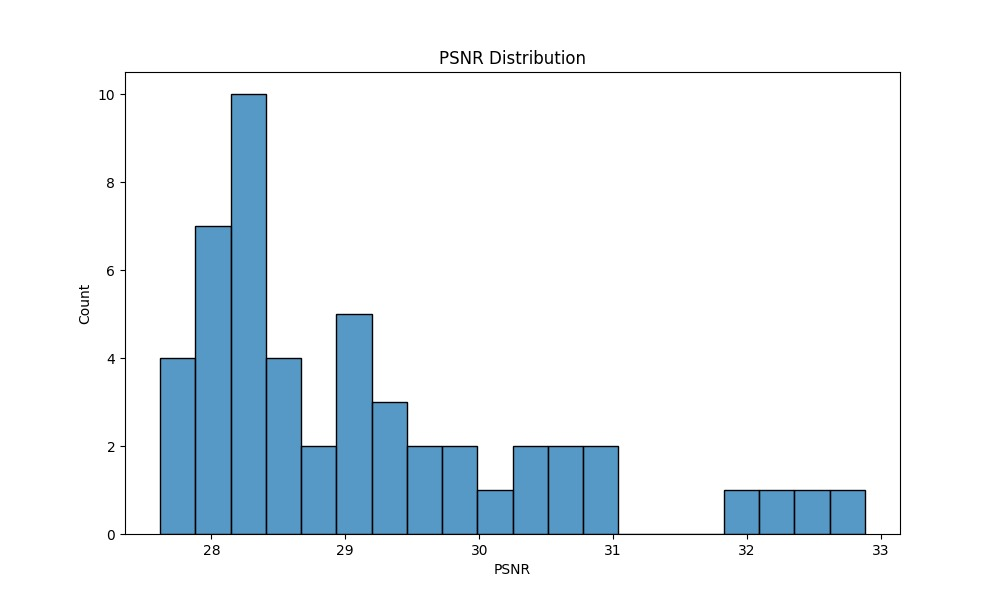
#> input picture figs/psnr_distribution.jpg, 1000 x 600 px
$ python enhance.py --image figs/psnr_distribution.jpg
#> lines starting #> are read from the running program, lines starting #| are printed output that depends on the picture
import cv2
import numpy as np
from PIL import Image, ImageEnhance
import matplotlib.pyplot as plt
import argparse

def enhance_dehazed_image(image_path, clahe_clip_limit, clahe_tile_grid_size, color_enhance_factor):
    # Load image
#> called with image_path = 'figs/psnr_distribution.jpg', clahe_clip_limit = 3, clahe_tile_grid_size = (8, 8), color_enhance_factor = 1.5
    image = cv2.imread(image_path)
#> image is the input picture: shape (600, 1000, 3); mean B, G, R 244, 238.5, 230.4
    if image is None:
        raise FileNotFoundError(f"Image not found at: {image_path}")
    image = cv2.cvtColor(image, cv2.COLOR_BGR2RGB)

    # Apply CLAHE
    lab = cv2.cvtColor(image, cv2.COLOR_RGB2LAB)
#> lab: shape (600, 1000, 3); mean of channels 0, 1, 2 238.8, 127, 124.3
    l, a, b = cv2.split(lab)
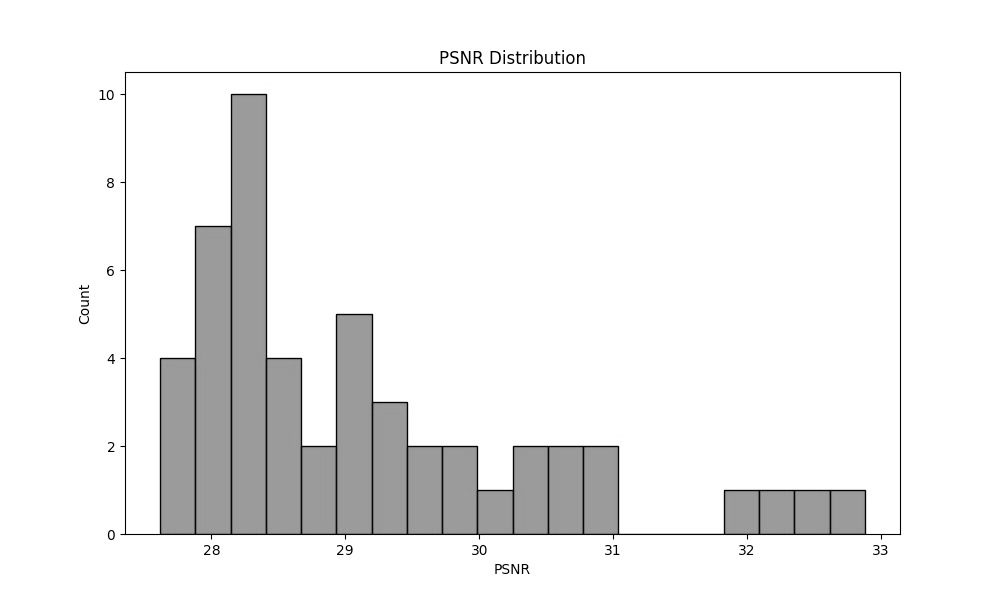
#> l: shape (600, 1000); min 0, max 255, mean 238.8
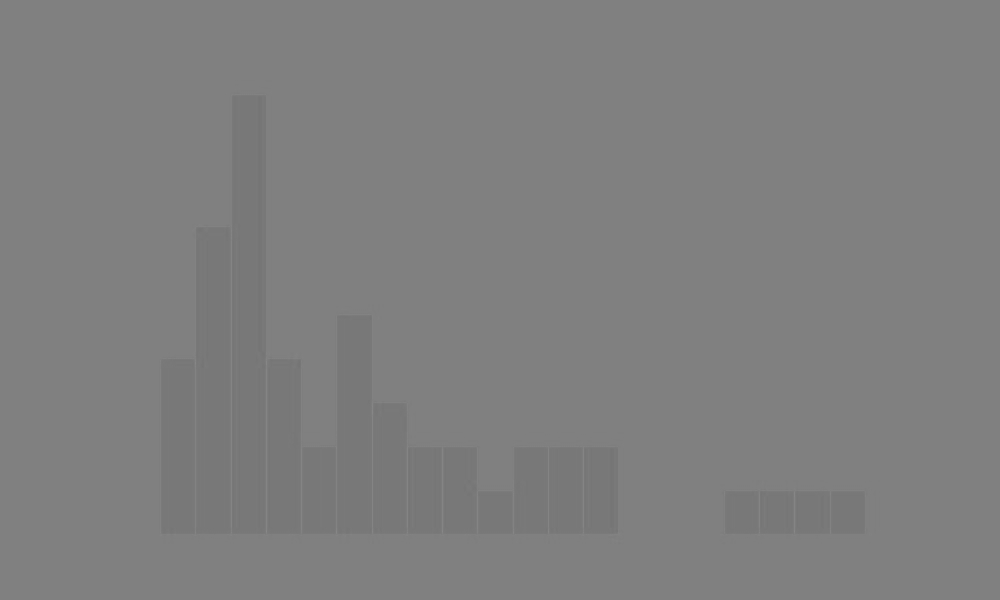
#> a: shape (600, 1000); min 116, max 136, mean 127
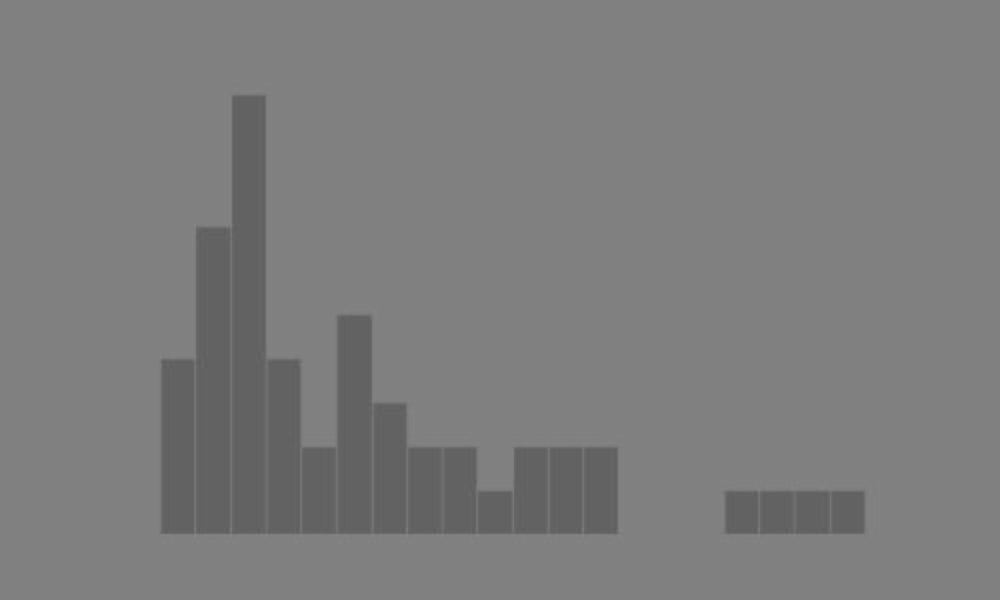
#> b: shape (600, 1000); min 93, max 136, mean 124.3
    clahe = cv2.createCLAHE(clipLimit=clahe_clip_limit, tileGridSize=clahe_tile_grid_size)
    l = clahe.apply(l)
    lab = cv2.merge((l, a, b))
#> lab: shape (600, 1000, 3); mean of channels 0, 1, 2 239.1, 127, 124.3
    enhanced_image = cv2.cvtColor(lab, cv2.COLOR_LAB2RGB)

    # Color enhancement
    pil_image = Image.fromarray(enhanced_image)
    enhancer = ImageEnhance.Color(pil_image)
    color_enhanced = enhancer.enhance(color_enhance_factor)
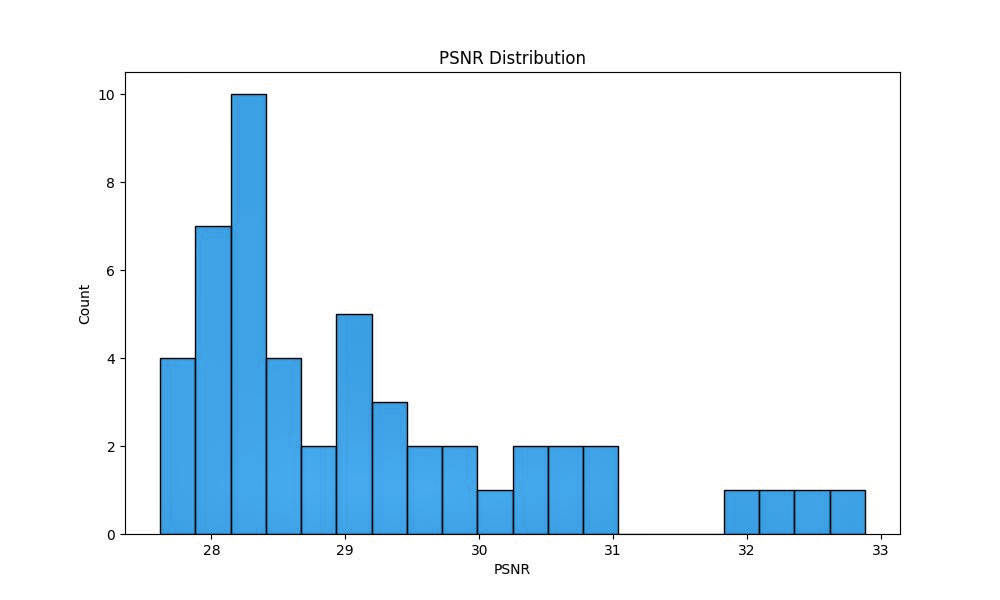
#> color_enhanced: PIL image 1000x600 RGB; mean R, G, B 227.6, 239.7, 248

    # Display
    fig, axes = plt.subplots(1, 2, figsize=(12, 12))
    axes[0].imshow(image)
    axes[0].set_title("Original Dehazed Image")
    axes[0].axis("off")

    axes[1].imshow(color_enhanced)
    axes[1].set_title("Color Enhanced Image")
    axes[1].axis("off")
    plt.tight_layout()
    plt.show()

    return color_enhanced

if __name__ == "__main__":
    parser = argparse.ArgumentParser(description="Enhance a dehazed image using CLAHE and color boost.")
    parser.add_argument('--image', type=str, required=True, help='Path to the dehazed image')
    parser.add_argument('--clip', type=float, default=3.0, help='CLAHE clip limit')
    parser.add_argument('--grid', nargs=2, type=int, default=[8, 8], help='CLAHE tile grid size as two integers')
    parser.add_argument('--color', type=float, default=1.5, help='Color enhancement factor')

    args = parser.parse_args()

    enhance_dehazed_image(
        image_path=args.image,
        clahe_clip_limit=args.clip,
        clahe_tile_grid_size=tuple(args.grid),
        color_enhance_factor=args.color
    )

$ run again, on figs/discriminator.png
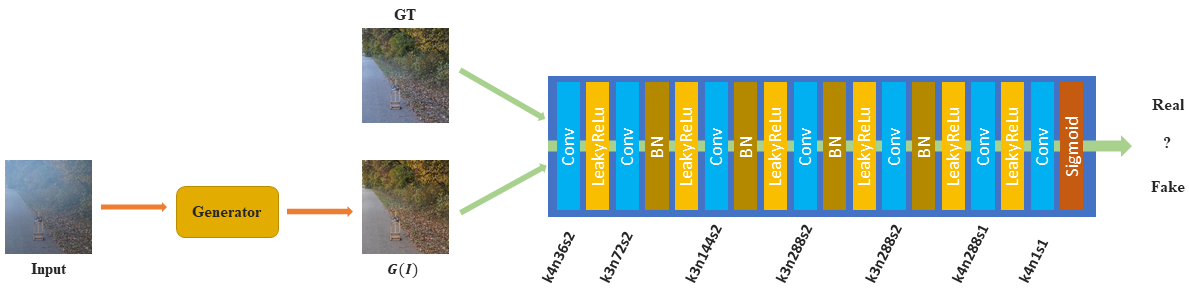
#> input picture figs/discriminator.png, 1189 x 288 px
#> in enhance_dehazed_image, image is the input picture: shape (288, 1189, 3); mean B, G, R 210.6, 218.7, 211.1
#> in enhance_dehazed_image, `l, a, b = cv2.split(lab)`:
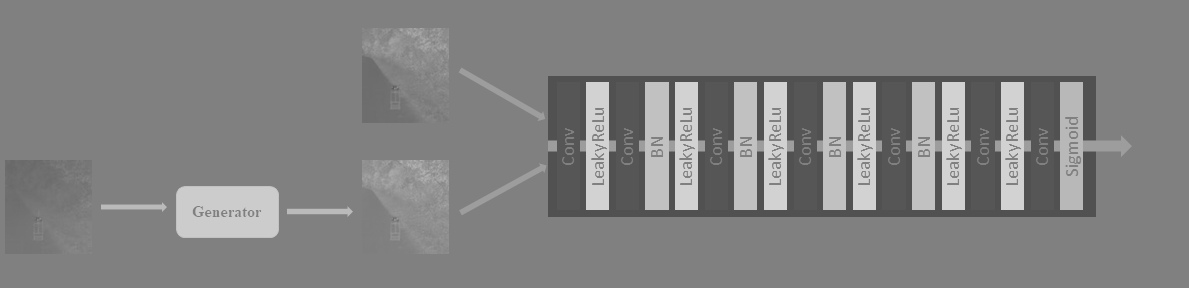
#> b: shape (288, 1189); min 81, max 210, mean 130.5
#> in enhance_dehazed_image, `color_enhanced = enhancer.enhance(color_enhance_factor)`:
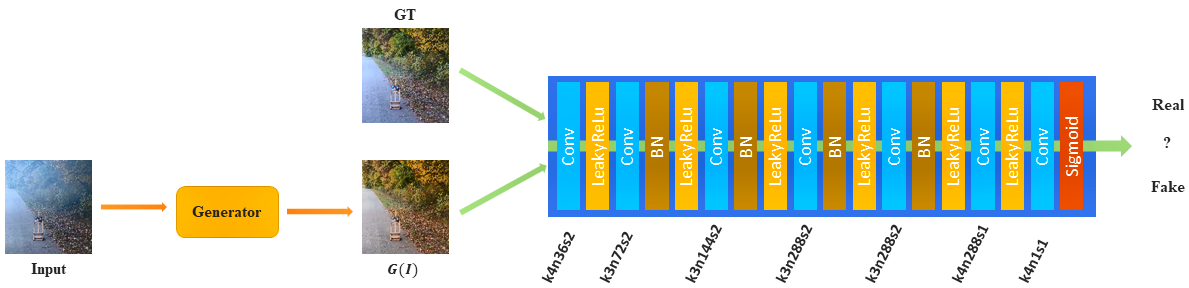
#> color_enhanced: PIL image 1189x288 RGB; mean R, G, B 210.8, 219.1, 213.3

$ run again, on figs/generator.png
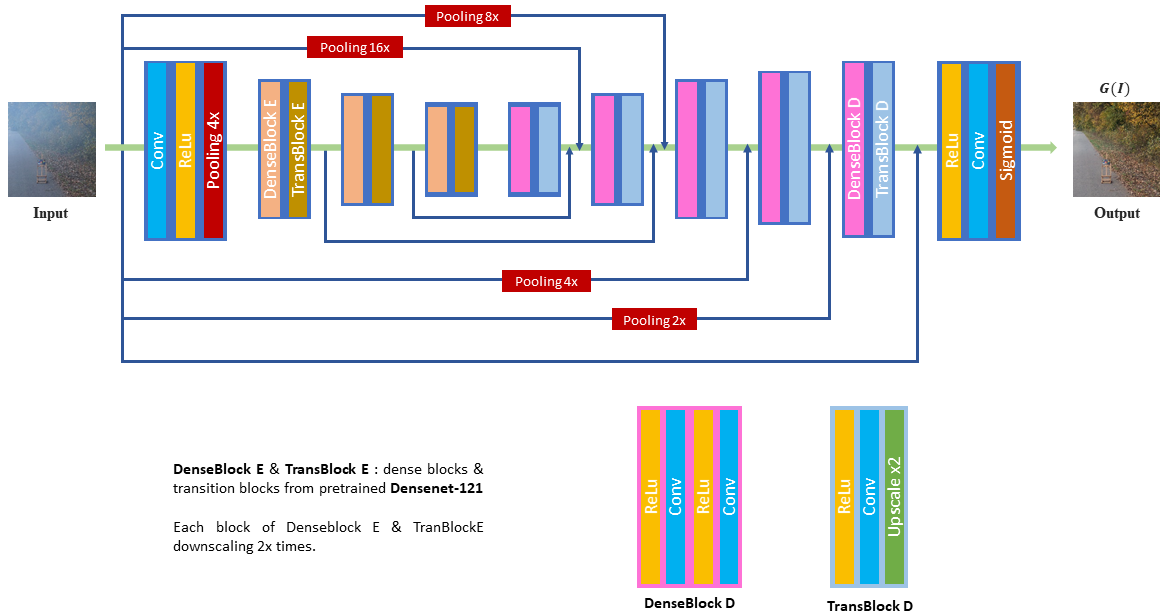
#> input picture figs/generator.png, 1160 x 615 px
#> in enhance_dehazed_image, image is the input picture: shape (615, 1160, 3); mean B, G, R 229.4, 226.9, 228.2
#> in enhance_dehazed_image, `l, a, b = cv2.split(lab)`:
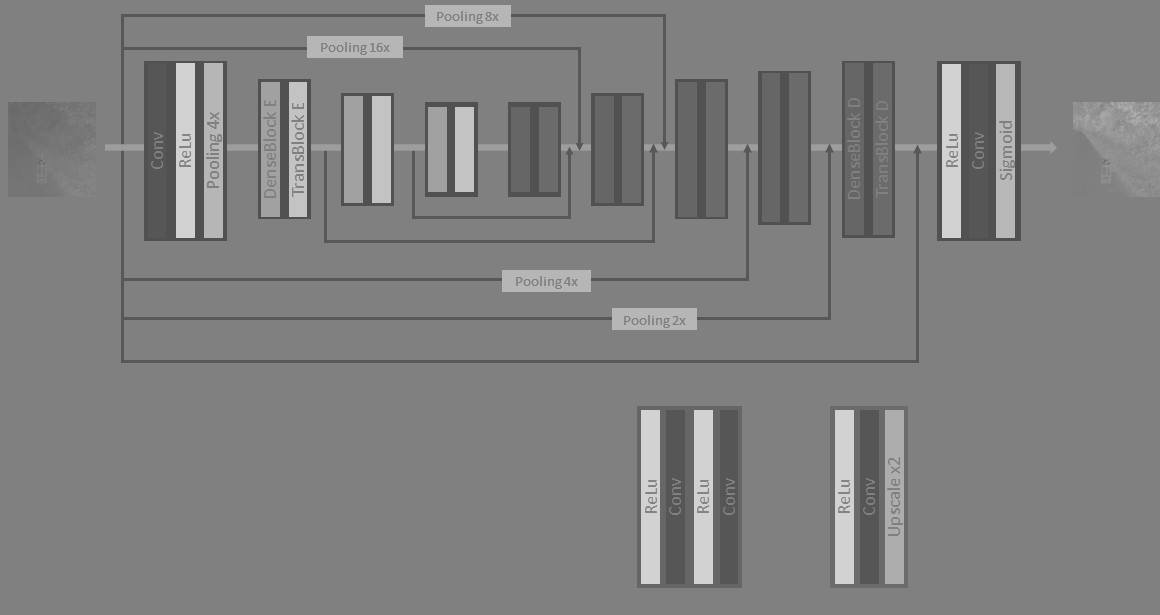
#> b: shape (615, 1160); min 81, max 210, mean 127.3
#> in enhance_dehazed_image, `color_enhanced = enhancer.enhance(color_enhance_factor)`:
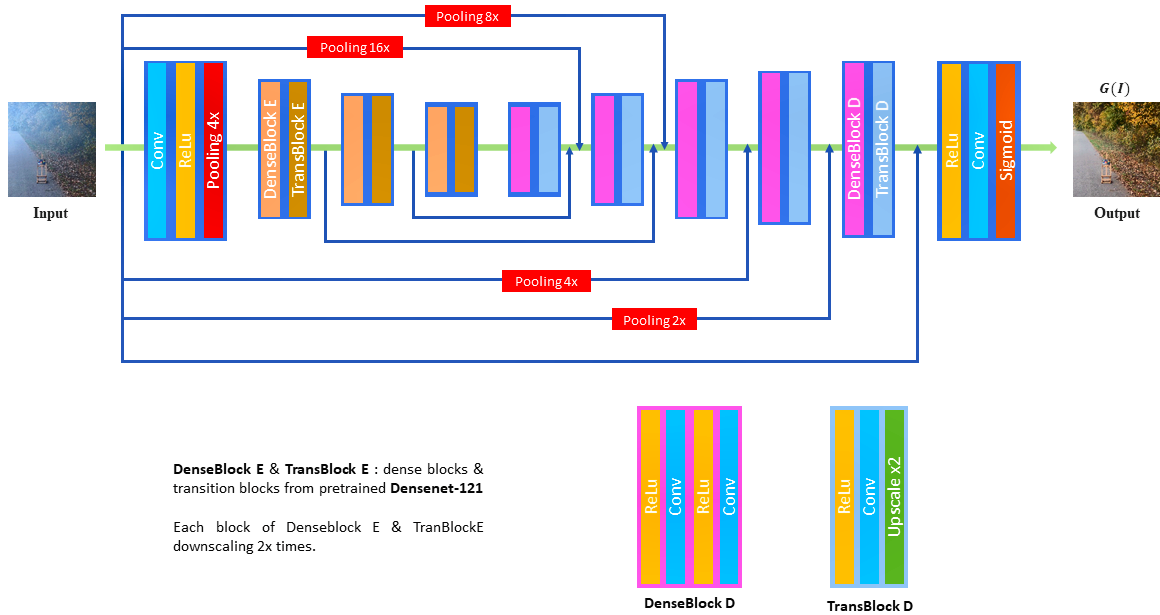
#> color_enhanced: PIL image 1160x615 RGB; mean R, G, B 227.9, 226.2, 231.9
